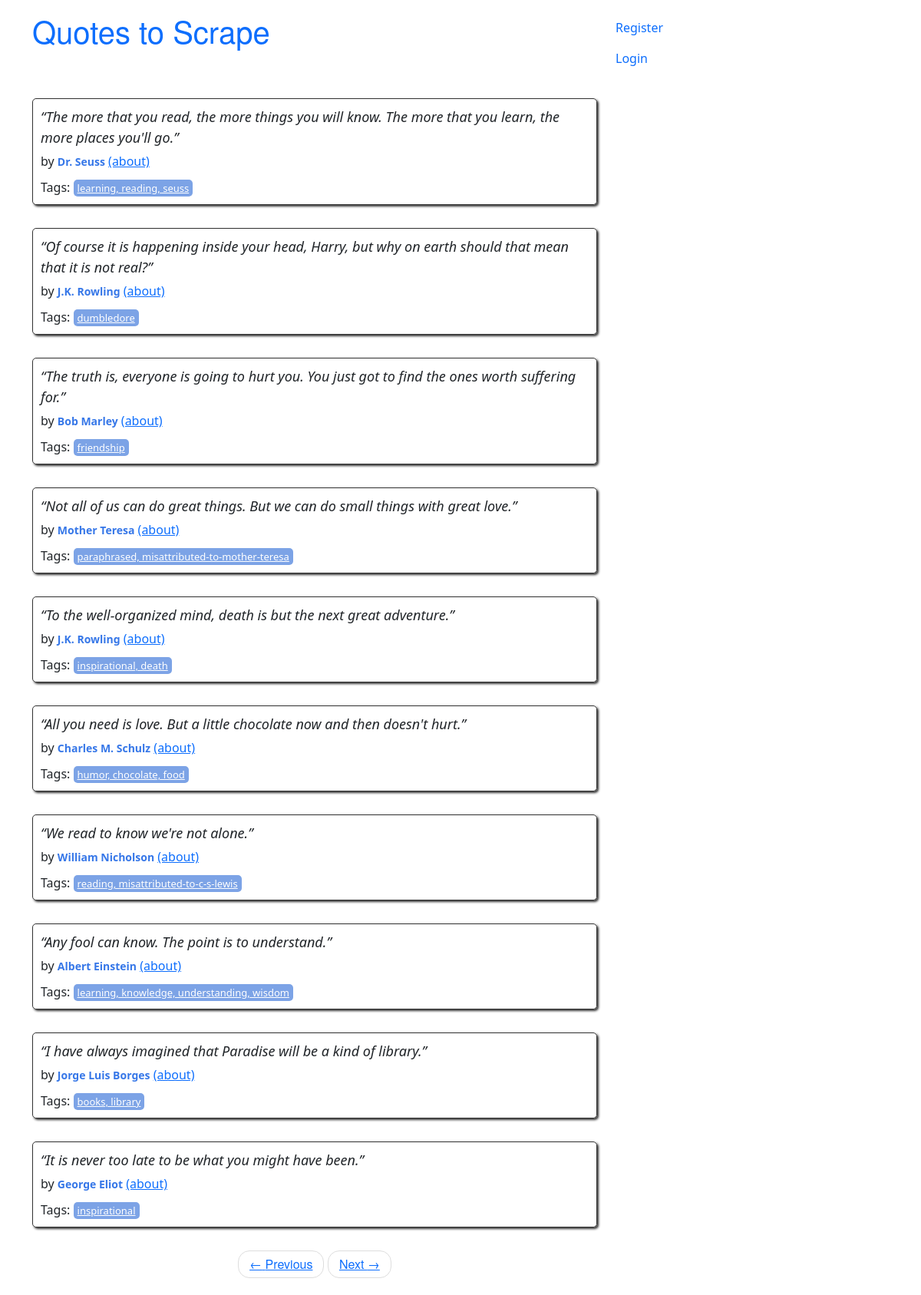
/4, run on the app's committed database.
### quotes/models.py (models this page shows, shortened)
class Quote(models.Model):
    quote = models.TextField()
    tags = models.ManyToManyField(Tag)
    author = models.ForeignKey(Author, on_delete=models.CASCADE, default=None, null=True)
    created_at = models.DateTimeField(auto_now_add=True)
    user = models.ForeignKey(User, on_delete=models.CASCADE, default=1)

class Author(models.Model):
    fullname = models.CharField(max_length=50)
    born_date = models.CharField(max_length=50)
    born_location = models.CharField(max_length=150)
    description = models.TextField()
    created_at = models.DateTimeField(auto_now_add=True)
    user = models.ForeignKey(User, on_delete=models.CASCADE, default=1)
    def __str__(self):
        return f"{self.fullname}"

class Tag(models.Model):
    name = models.CharField(max_length=30, null=False, unique=True)
    user = models.ForeignKey(User, on_delete=models.CASCADE, default=1)
    class Meta:
        constraints = [
            models.UniqueConstraint(fields=['user', 'name'], name='tag of username')
        ]
    def __str__(self):
        return f"{self.name}"

### quotes/views.py (the view)
# urls.py: path('', views.main, name='root'),
def main(request, page=1):
    quotes = Quote.objects.all()
    per_page = 10
    paginator = Paginator(list(quotes), per_page)
    quotes_on_page = paginator.page(page)
    return render(request, 'quotes/index.html', context={'quotes': quotes_on_page})

### quotes/templatetags/extract.py (called while the page is built)
def tags(quote_tags):
    return ', '.join([str(name) for name in quote_tags.all()])

### quotes/templates/quotes/index.html
{% extends 'quotes/base.html' %}
{% load extract %}
{% block content %}
<div class="row">
    <div class="col-md-8">
        {% for quote in quotes %}
        <div class="quote" itemscope="" itemtype="http://schema.org/CreativeWork">
                <span class="text" itemprop="text">
                    {{quote.quote}}
                </span>
                <span>by <small class="author" itemprop="author">{{quote.author}}</small>
                        <a href="{% url 'quotes:description_auth' quote.id %}">(about)</a>
                </span>
            <div class="tags">
                Tags:
                <a class="tag" href="/tag">{{quote.tags|tags}}</a>
            </div>
        </div>
        {% endfor%}
        <nav>
            <ul class="pager">
                <li class="previous">
                    <a class="{% if not quotes.has_previous %} disabled {% endif %}"
                       href="{% if quotes.has_previous %} {% url 'quotes:root_paginate' quotes.previous_page_number %} {% else %} # {% endif %}">
                        <span aria-hidden="true">←</span> Previous</a>
                </li>
                <li class="next">
                    <a class="{% if not quotes.has_next %} disabled {% endif %}"
                       href="{% if quotes.has_next %} {% url 'quotes:root_paginate' quotes.next_page_number %} {% else %} # {% endif %}">
                        Next <span aria-hidden="true">→</span></a>
                </li>
            </ul>
        </nav>
    </div>
</div>
{% endblock%}

### quotes/static/quotes/style.css (style rules this page uses)
.quote { padding: 10px; margin-bottom: 30px; border: 1px solid #333333; border-radius: 5px; box-shadow: 2px 2px 3px #333333; }
.quote span.text { display: block; margin-bottom: 5px; font-size: large; font-style: italic; }
.quote small.author { font-weight: bold; color: #3677E8; }
.quote .tags { margin-top: 10px; }
.tag { padding: 2px 5px; border-radius: 5px; color: white; font-size: small; background-color: #7CA3E6; }
.pager { font-family: "Raleway","Helvetica Neue",Helvetica,Arial,sans-serif; padding-left: 0; margin: 22px 0; list-style: none; text-align: center; }
.pager li { display: inline; }
.pager li>a, .pager li>span { display: inline-block; padding: 5px 14px; background-color: #ffffff; border: 1px solid #dddddd; border-radius: 15px; }
* { box-sizing: border-box; }

### data on the page
Quote: quote "“The more that you read, the more things you will know. The more that you learn, the more places you'll go.”", author "Dr. Seuss", tags|tags "learning, reading, seuss"
Quote: quote "“Of course it is happening inside your head, Harry, but why on earth should that mean that it is not real?”", author "J.K. Rowling", tags|tags "dumbledore"
Quote: quote "“The truth is, everyone is going to hurt you. You just got to find the ones worth suffering for.”", author "Bob Marley", tags|tags "friendship"
Quote: quote "“Not all of us can do great things. But we can do small things with great love.”", author "Mother Teresa", tags|tags "paraphrased, misattributed-to-mother-teresa"
Quote: quote "“To the well-organized mind, death is but the next great adventure.”", author "J.K. Rowling", tags|tags "inspirational, death"
Quote: quote "“All you need is love. But a little chocolate now and then doesn't hurt.”", author "Charles M. Schulz", tags|tags "humor, chocolate, food"
Quote: quote "“We read to know we're not alone.”", author "William Nicholson", tags|tags "reading, misattributed-to-c-s-lewis"
Quote: quote "“Any fool can know. The point is to understand.”", author "Albert Einstein", tags|tags "learning, knowledge, understanding, wisdom"
Quote: quote "“I have always imagined that Paradise will be a kind of library.”", author "Jorge Luis Borges", tags|tags "books, library"
Quote: quote "“It is never too late to be what you might have been.”", author "George Eliot", tags|tags "inspirational"
